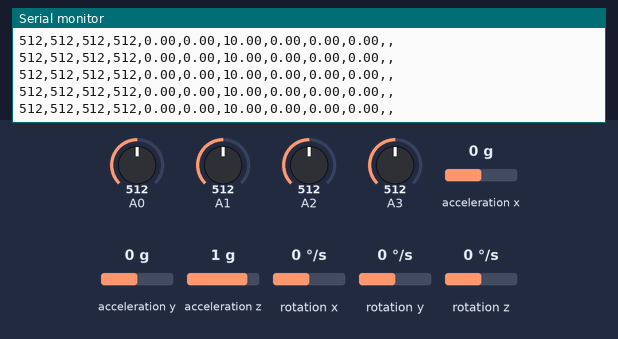
Bench run of a sketch on a simulated Arduino Nano RP2040 Connect. On the bench: the last lines printed to the serial monitor. Inputs (shaded band) come from the test bench; at power-on: acceleration x 0 g, A0 = 512, A1 = 512, A2 = 512, A3 = 512, acceleration y 0 g, acceleration z 1 g, rotation x 0 °/s, rotation y 0 °/s, rotation z 0 °/s.

Above: at 1.2 s.
1.3 s: acceleration x set to -1.4 g
At 1.35 s:
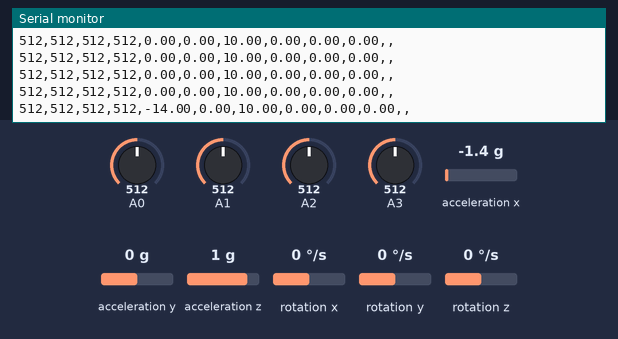
4.3 s: A0 set to 716
At 4.35 s:
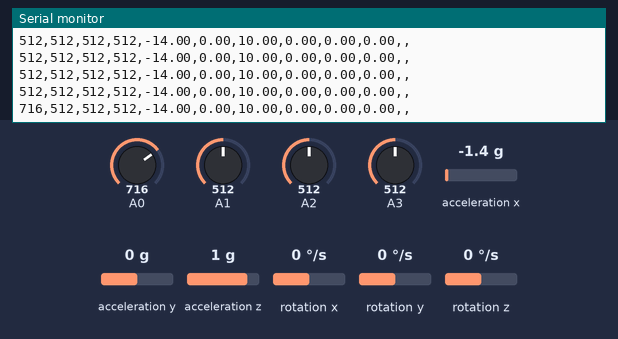
5.8 s: A1 set to 716
At 5.8 s:
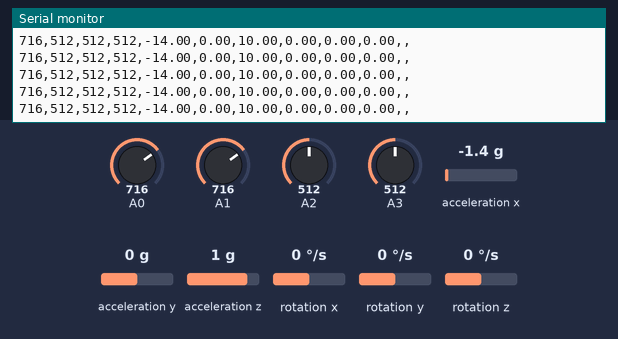
7.3 s: A2 set to 716
At 7.35 s:
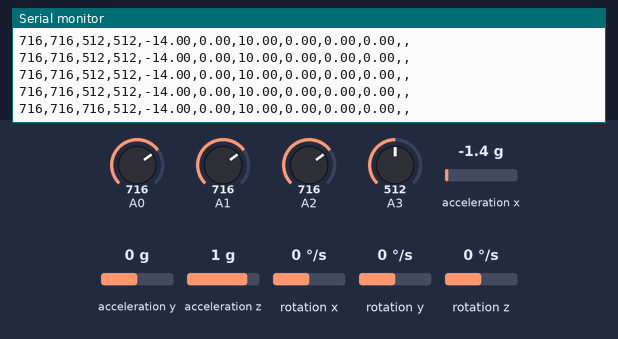
8.8 s: A3 set to 716
At 8.9 s:
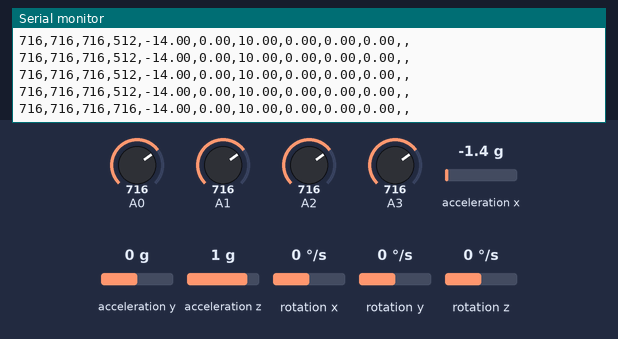
10.3 s: acceleration y set to -1.4 g
At 12.72 s:
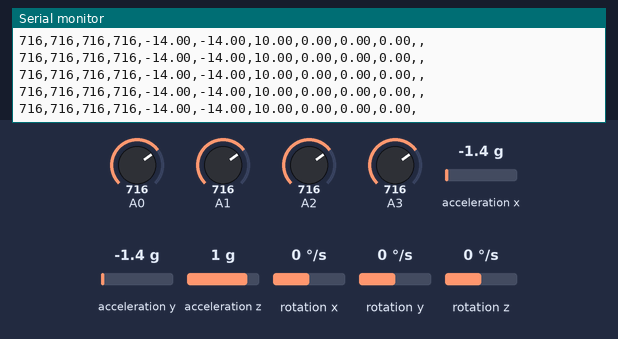

The sketch:

arduinoSender1.ino
```cpp
#include <Arduino_LSM6DSOX.h>
#include <WiFiNINA.h>

float gx, gy, gz;
float ax, ay, az;

void setup(){

  // Set the baud rate
  Serial.begin(9600);
  if (!IMU.begin()) {
    Serial.println("Failed to initialize IMU!");
    while (1);
  }
}

void loop(){
  if (IMU.accelerationAvailable()) {
    IMU.readAcceleration(ax, ay, az);
  }
  if (IMU.gyroscopeAvailable()) {
    IMU.readGyroscope(gx, gy, gz);
  }
  Serial.println(",");
  Serial.print(analogRead(A0)); Serial.print(",");
  Serial.print(analogRead(A1)); Serial.print(",");
  Serial.print(analogRead(A2)); Serial.print(",");
  Serial.print(analogRead(A3)); Serial.print(",");
  Serial.print(ax*10); Serial.print(",");
  Serial.print(ay*10); Serial.print(",");
  Serial.print(az*10); Serial.print(",");
  Serial.print(gx*10); Serial.print(",");
  Serial.print(gy*10); Serial.print(",");
  Serial.print(gz*10); Serial.print(",");
  delay(100);
}
```

Measured:
- after the input at 1.3 s, the serial monitor: prints a new line after 0.05 s (image 1)
- after the input at 4.3 s, the serial monitor: prints a new line at once (image 2)
- after the input at 7.3 s, the serial monitor: prints a new line at once (image 4)
- after the input at 8.8 s, the serial monitor: prints a new line after 0.09 s (image 5)
- after the input at 10.3 s, the serial monitor: prints a new line at once (image 6)
